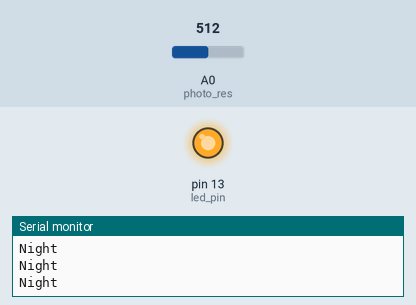
The sketch below on a simulated Arduino Uno, built with avr-gcc and run on an emulated ATmega328P. Parts: output pins drawn as LEDs (lit = HIGH), the last lines printed to the serial monitor. The inputs (shaded band) are chosen by the test bench; at power-on: A0 (photo_res) = 512.

Above: at 1.2 s.
1.3 s: A0 (photo_res) set to 685
2.8 s: A0 (photo_res) set to 708
At 3.6 s:
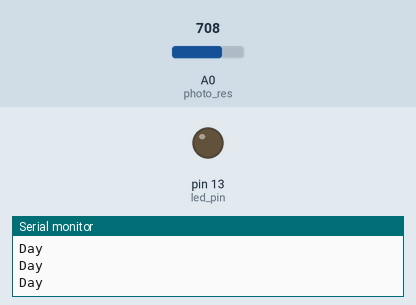
4.3 s: A0 (photo_res) set to 690
At 4.9 s:
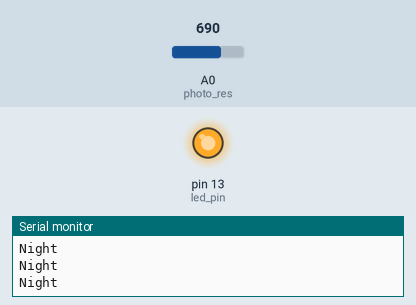
5.8 s: A0 (photo_res) set to 710
At 6.1 s:
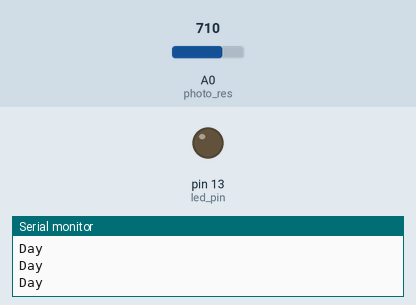
Timing chart, 0 to 8.3 s (numbered marks = the images above; inputs shaded):
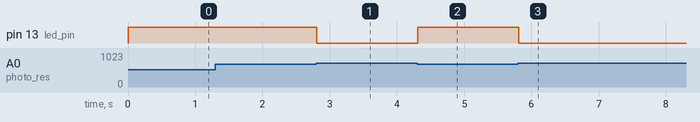

Measured:
- the behaviour switches between 699 and 700 on A0 (photo_res) (found by bisection; images 0 and 1)
- after the input at 2.8 s, pin 13 (led_pin): HIGH → LOW at once
- after the input at 4.3 s, pin 13 (led_pin): LOW → HIGH at once
- after the input at 5.8 s, pin 13 (led_pin): HIGH → LOW at once

The sketch:

A1_A_S4_Photoresistor_with_led.ino
```cpp
// (licence header left out)
// Переменная с номером цифрового пина внешнего светодиода
int led_pin = 13;

// Переменная с номером аналогового пина фоторезистора
int photo_res = 0;

void setup()
{
  // Данная строка говорит нам о том, что цифровой пин настроен на выход
  // Для удобства работы цифра с номером пина занесена в переменную
  pinMode(led_pin, OUTPUT);

  // Данная строка означает инициализацию последовательного порта на скорости 9600 бод
  Serial.begin(9600);
}

void loop()
{
  // В структуре if else ниже реализуется  следующее.
  // Если показатель освещенности меньше 700, включаем светодиод,
  // если выше, то выключаем.
  // Попробуй менять данный параметр от 400 до 1024.
  if (analogRead(photo_res) < 700) //Менять показатель освещенности здесь
  {
    digitalWrite(led_pin, HIGH); //Включаем светодиод
    // Выводим в монитор порта строку
    Serial.println("Night");
    // Задержка в 100 милисекунд
    delay(100);
  }
  else
  {
    digitalWrite(led_pin, LOW); // В другом случае выключаем светодиод
    // Выводим в монитор порта строку
    Serial.println("Day");
    // Задержка в 100 милисекунд
    delay(100);
  }
  // Конец цикла.
  // Возврат в Начало программы.
}
```
